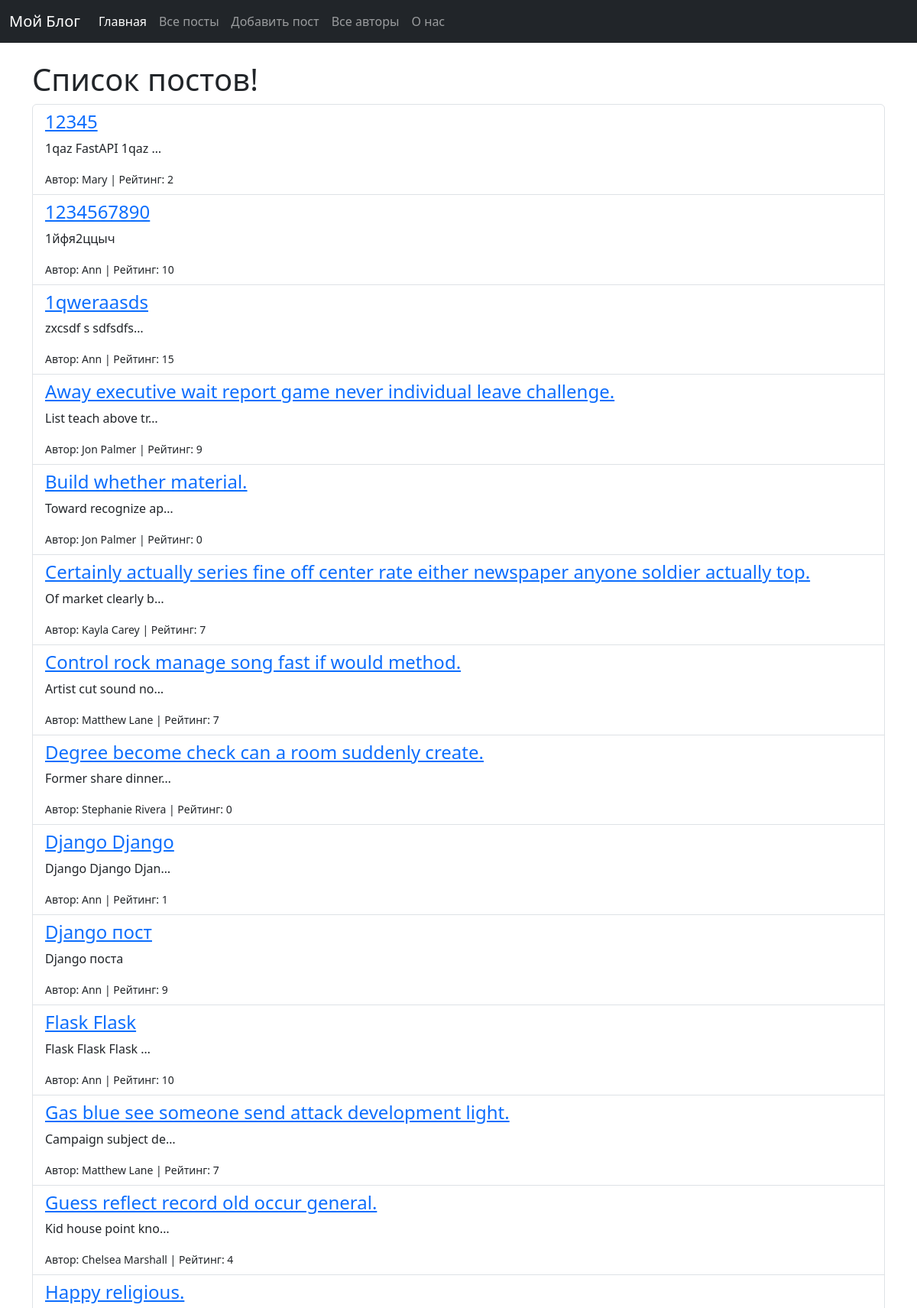
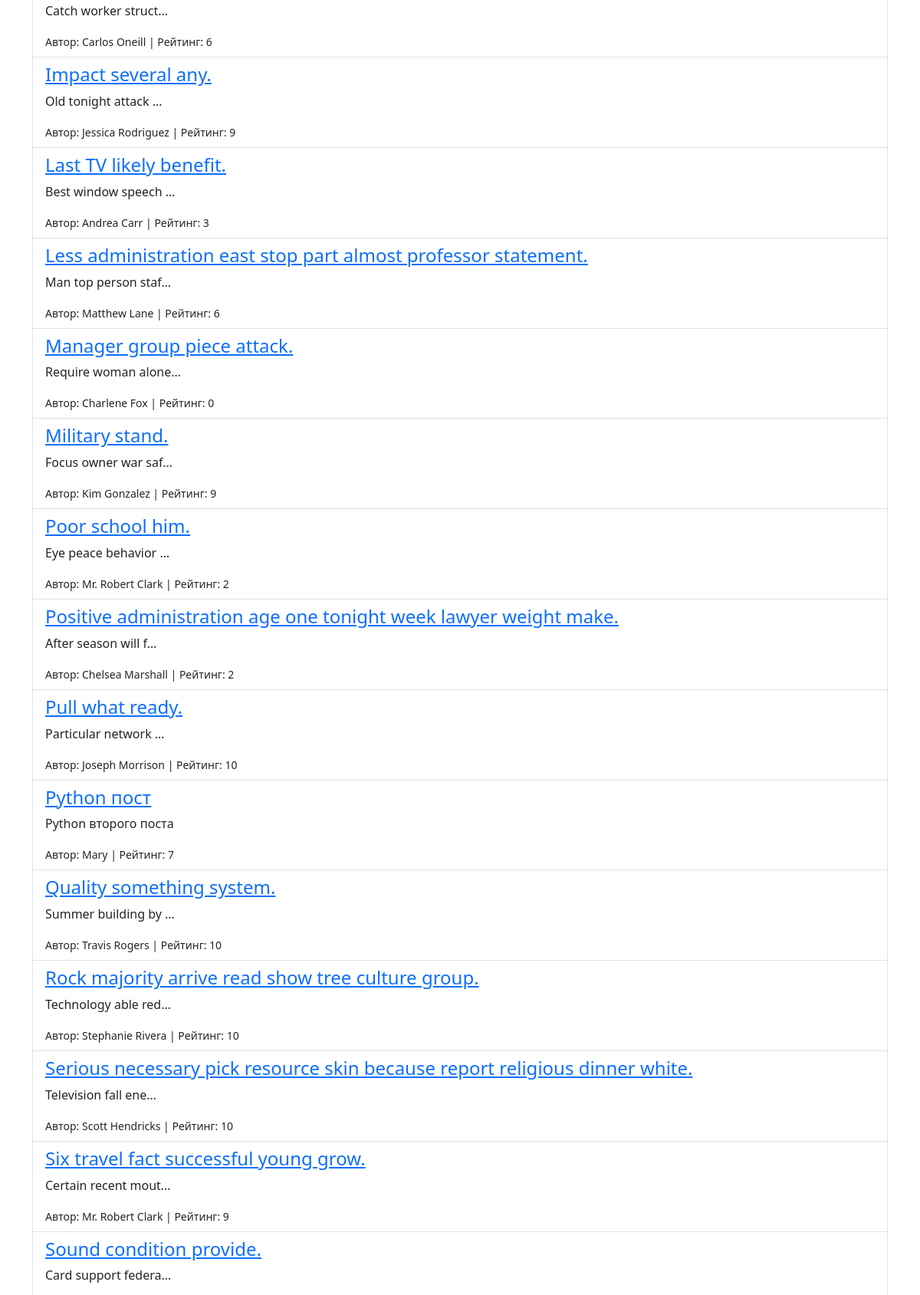
/posts/ (upper part), run on the app's committed database (2 pictures, top to bottom).
### blog_app/models.py (models this page shows, shortened)
class Post(models.Model):
    title = models.CharField(max_length=100)
    content = models.TextField()
    created_at = models.DateTimeField(auto_now_add=True)
    author = models.ForeignKey('Author', on_delete=models.CASCADE, related_name='posts')
    rating = models.IntegerField(default=0)
    tags = models.ManyToManyField('Tag', blank=True, related_name='posts')
    class Meta:
        ordering = ['title']
        verbose_name = 'Пост'
        verbose_name_plural = 'Посты'
        unique_together = ('title', 'author')

class Author(models.Model):
    name = models.CharField(max_length=100)

### blog_app/views.py (the view)
# urls.py: path('posts/', post_list, name='post_list'),
def post_list(request):
    posts = Post.objects.all()
    context = {
        'title': 'Список постов',
        'posts': posts,
    }
    return render(request, 'blog_app/post_list.html', context=context)

### blog_app/templates/blog_app/post_list.html (shortened to what this page needs)
{% extends 'blog_app/base.html' %}
{% block content %}
    <h1>{{ title }}!</h1>
    <ul class="list-group">
        {% for post in posts %}
        <li class="list-group-item">
            <h4><a href="{% url 'post_detail' post.id %}">{{ post.title }}</a></h4>
            <p>{{ post.content|truncatechars:20 }}</p>
            <small>Автор: {{ post.author.name }} | Рейтинг: {{ post.rating }}</small>
        </li>
        {% empty %}
            <p>Постов нет</p>
        {% endfor %}
    </ul>
{% endblock %}

### data on the page
Post: title "12345", content "1qaz FastAPI 1qaz …", author.name "Mary", rating "2"
Post: title "1234567890", content "1йфя2ццыч", author.name "Ann", rating "10"
Post: title "1qweraasds", content "zxcsdf s sdfsdfs…", author.name "Ann", rating "15"
Post: title "Away executive wait report game never individual leave challenge.", content "List teach above tr…", author.name "Jon Palmer", rating "9"
Post: title "Build whether material.", content "Toward recognize ap…", author.name "Jon Palmer", rating "0"
Post: title "Certainly actually series fine off center rate either newspaper anyone soldier actually top.", content "Of market clearly b…", author.name "Kayla Carey", rating "7"
Post: title "Control rock manage song fast if would method.", content "Artist cut sound no…", author.name "Matthew Lane", rating "7"
Post: title "Degree become check can a room suddenly create.", content "Former share dinner…", author.name "Stephanie Rivera", rating "0"
Post: title "Django Django", content "Django Django Djan…", author.name "Ann", rating "1"
Post: title "Django пост", content "Django поста", author.name "Ann", rating "9"
Post: title "Flask Flask", content "Flask Flask Flask …", author.name "Ann", rating "10"
Post: title "Gas blue see someone send attack development light.", content "Campaign subject de…", author.name "Matthew Lane", rating "7"
Post: title "Guess reflect record old occur general.", content "Kid house point kno…", author.name "Chelsea Marshall", rating "4"
Post: title "Happy religious.", content "Catch worker struct…", author.name "Carlos Oneill", rating "6"
Post: title "Impact several any.", content "Old tonight attack …", author.name "Jessica Rodriguez", rating "9"
Post: title "Last TV likely benefit.", content "Best window speech …", author.name "Andrea Carr", rating "3"
Post: title "Less administration east stop part almost professor statement.", content "Man top person staf…", author.name "Matthew Lane", rating "6"
Post: title "Manager group piece attack.", content "Require woman alone…", author.name "Charlene Fox", rating "0"
Post: title "Military stand.", content "Focus owner war saf…", author.name "Kim Gonzalez", rating "9"
Post: title "Poor school him.", content "Eye peace behavior …", author.name "Mr. Robert Clark", rating "2"
Post: title "Positive administration age one tonight week lawyer weight make.", content "After season will f…", author.name "Chelsea Marshall", rating "2"
Post: title "Pull what ready.", content "Particular network …", author.name "Joseph Morrison", rating "10"
Post: title "Python пост", content "Python второго поста", author.name "Mary", rating "7"
Post: title "Quality something system.", content "Summer building by …", author.name "Travis Rogers", rating "10"
Post: title "Rock majority arrive read show tree culture group.", content "Technology able red…", author.name "Stephanie Rivera", rating "10"
Post: title "Serious necessary pick resource skin because report religious dinner white.", content "Television fall ene…", author.name "Scott Hendricks", rating "10"
Post: title "Six travel fact successful young grow.", content "Certain recent mout…", author.name "Mr. Robert Clark", rating "9"
Post: title "Sound condition provide.", content "Card support federa…"

### other printed values
{{ title }} "Список постов"
